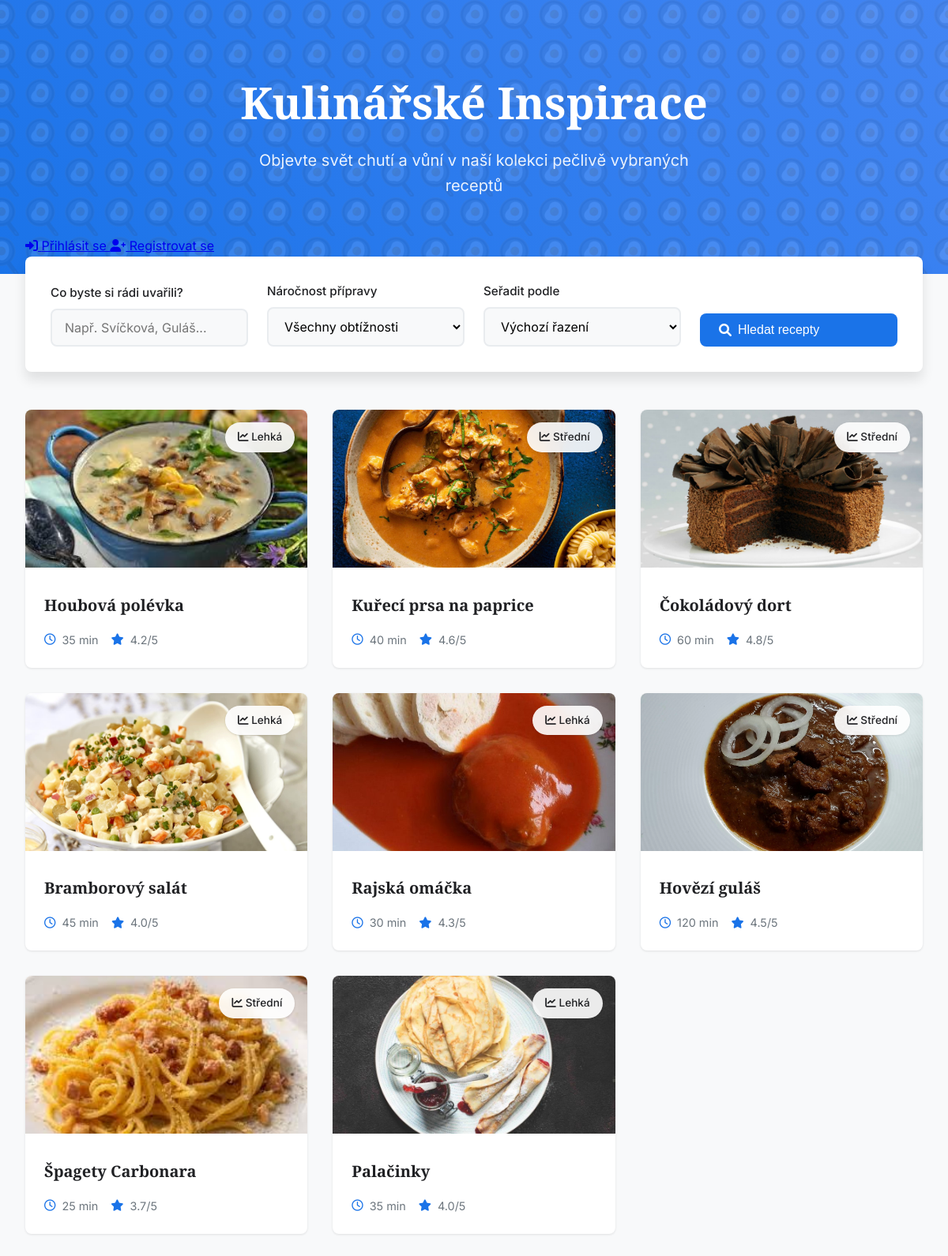
The app's page /, older data.
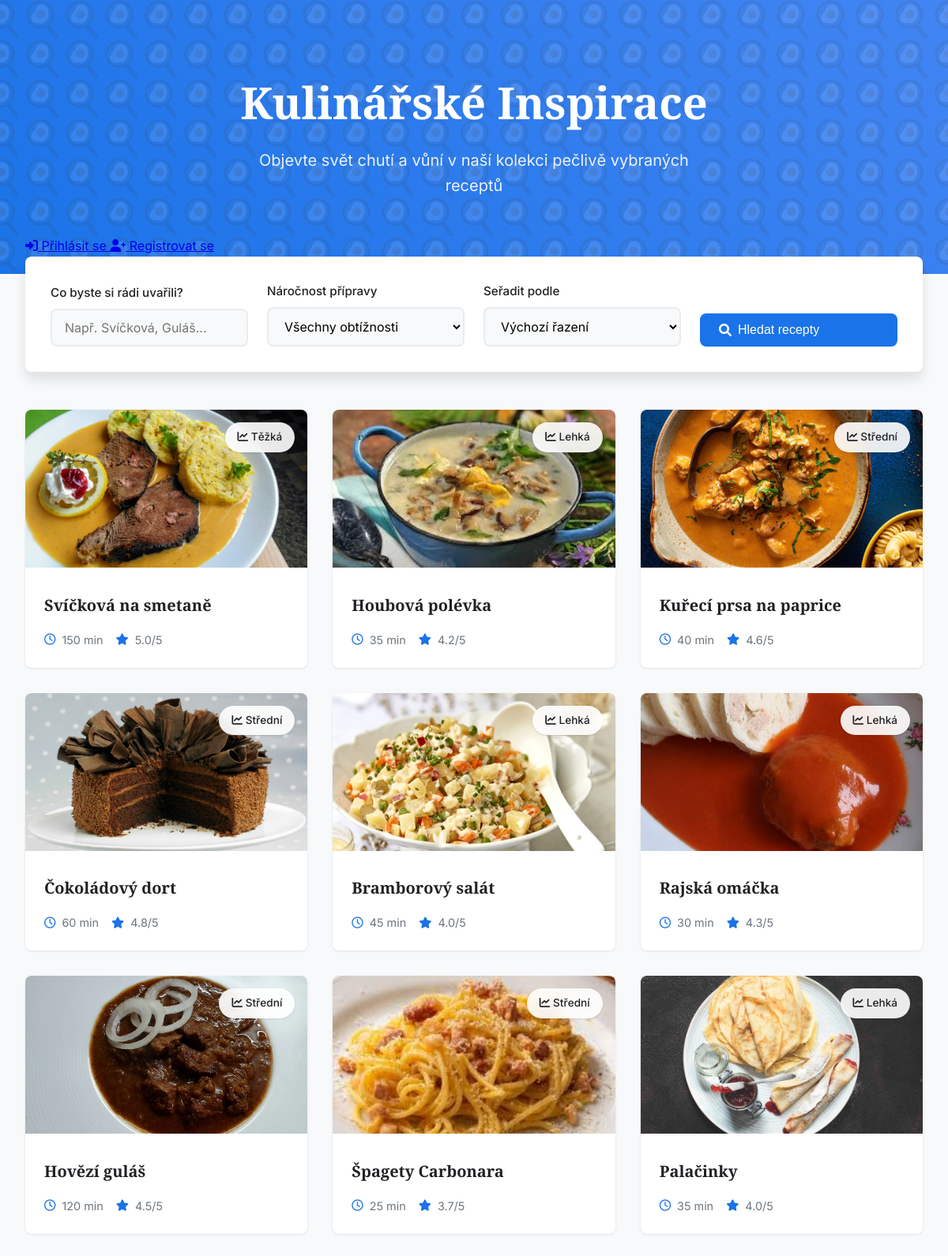
The same page, newer data.
### recepty/models.py (models this page shows, shortened)
class Recept(models.Model):
    KATEGORIE_VOLBY = [
        ('hlavni', 'Hlavní jídlo'),
        ('dezert', 'Dezert'),
        ('polevka', 'Polévka'),
        ('predkrm', 'Předkrm'),
        ('napoj', 'Nápoj'),
    ]
    OBTIZNOST_VOLBY = [
        ('lehka', 'Lehká'),
        ('stredni', 'Střední'),
        ('tezka', 'Těžká'),
    ]
    nazev = models.CharField(max_length=200)
    postup = models.TextField()
    kategorie = models.CharField(max_length=20, choices=KATEGORIE_VOLBY)
    obtiznost = models.CharField(max_length=20, choices=OBTIZNOST_VOLBY)
    hodnoceni = models.FloatField(
        help_text="Hodnocení od 0 do 5",
        default=0
    )
    doba_pripravy = models.PositiveIntegerField(help_text="Doba v minutách")
    obrazek = models.ImageField(upload_to='recepty/', blank=True, null=True)
    autor = models.ForeignKey(User, on_delete=models.CASCADE, related_name='recepty', null=True, blank=True)
    vytvoreno = models.DateTimeField(auto_now_add=True)
    upraveno = models.DateTimeField(auto_now=True)
    class Meta:
        verbose_name = 'Recept'
        verbose_name_plural = 'Recepty'
        ordering = ['-vytvoreno']  # Řazení od nejnovějších
        indexes = [
            models.Index(fields=['nazev']),
            models.Index(fields=['kategorie']),
            models.Index(fields=['hodnoceni']),
            models.Index(fields=['vytvoreno']),
        ]

### recepty/views.py (the view)
# urls.py: path('', views.index, name='index'),
def index(request):
    recepty = Recept.objects.all()
    obtiznost = request.GET.get('obtiznost')
    if obtiznost:
        recepty = recepty.filter(obtiznost=obtiznost)
    q = request.GET.get('q')
    if q:
        recepty = recepty.filter(nazev__icontains=q)
    razeni = request.GET.get('razeni')
    if razeni == 'hodnoceni':
        recepty = recepty.order_by('-hodnoceni')
    elif razeni == 'obtiznost':
        recepty = recepty.order_by('obtiznost')
    return render(request, 'recepty/index.html', {'recepty': recepty})

### recepty/templates/recepty/index.html (shortened to what this page needs)
<!DOCTYPE html>
<html lang="cs">
<head>
    <link rel="stylesheet" href="https://cdnjs.cloudflare.com/ajax/libs/font-awesome/6.0.0/css/all.min.css">
</head>
<body>
    <div class="hero">
        <div class="hero-content">
            <h1>Kulinářské Inspirace</h1>
            <p class="subtitle">Objevte svět chutí a vůní v naší kolekci pečlivě vybraných receptů</p>
        </div>
    </div>
    <div class="content">
        <div class="header-actions">
            <div class="auth-buttons">
                {% if user.is_authenticated %}
                    <span class="welcome-text">Vítejte, {{ user.username }}!</span>
                    <form method="post" action="{% url 'recepty:logout' %}" style="display: inline;">
                        {% csrf_token %}
                        <button type="submit" class="btn btn-outline">
                            <i class="fas fa-sign-out-alt"></i>
                            Odhlásit se
                        </button>
                    </form>
                {% else %}
                    <a href="{% url 'recepty:login' %}" class="btn btn-outline">
                        <i class="fas fa-sign-in-alt"></i>
                        Přihlásit se
                    </a>
                    <a href="{% url 'recepty:register' %}" class="btn btn-primary">
                        <i class="fas fa-user-plus"></i>
                        Registrovat se
                    </a>
                {% endif %}
            </div>
        </div>
        <section class="search-section">
            <form method="get">
                <div class="form-group">
                    <label class="form-label" for="search">Co byste si rádi uvařili?</label>
                    <input type="text" id="search" name="q" placeholder="Např. Svíčková, Guláš..." value="{{ request.GET.q }}">
                </div>
                <div class="form-group">
                    <label class="form-label" for="difficulty">Náročnost přípravy</label>
                    <select id="difficulty" name="obtiznost">
                        <option value="">Všechny obtížnosti</option>
                    </select>
                </div>
                <div class="form-group">
                    <label class="form-label" for="sort">Seřadit podle</label>
                    <select id="sort" name="razeni">
                        <option value="">Výchozí řazení</option>
                    </select>
                </div>
                <button type="submit">
                    <i class="fas fa-search"></i>
                    Hledat recepty
                </button>
            </form>
        </section>
        <ul class="recipes-grid">
            {% for recept in recepty %}
            <li class="recipe-card">
                {% if recept.obrazek %}
                    <img class="recipe-image" src="{{ recept.obrazek.url }}" alt="{{ recept.nazev }}">
                {% else %}
                    <div class="recipe-placeholder">
                        <i class="fas fa-utensils fa-3x" style="color: var(--gray-300);"></i>
                    </div>
                {% endif %}
                <div class="difficulty-badge">
                    <i class="fas fa-chart-line"></i>
                    {{ recept.get_obtiznost_display }}
                </div>
                <div class="recipe-content">
                    <a href="{% url 'recepty:detail' recept.pk %}" class="recipe-title">{{ recept.nazev }}</a>
                    <div class="recipe-meta">
                        <span class="meta-item">
                            <i class="far fa-clock"></i>
                            {{ recept.doba_pripravy }} min
                        </span>
                        <span class="meta-item">
                            <i class="fas fa-star"></i>
                            {{ recept.hodnoceni }}/5
                        </span>
                    </div>
                </div>
            </li>
            {% empty %}
            <li class="empty-state">
                <i class="fas fa-search"></i>
                <p>Bohužel jsme nenašli žádné recepty odpovídající vašemu hledání. Zkuste upravit filtry nebo hledat jiný recept.</p>
            </li>
            {% endfor %}
        </ul>
    </div>
</body>
</html>

### recepty/templates/recepty/index.html (style rules this page uses)
:root { --primary-color: #1a73e8; --secondary-color: #4285f4; --accent-color: #fbbc04; --text-color: #202124; --bg-color: #ffffff; --gray-100: #f8f9fa; --gray-200: #e9ecef; --gray-300: #dee2e6; --gray-600: #6c757d; --border-radius: 8px; --shadow-sm: 0 1px 3px rgba(0,0,0,0.1); --shadow-md: 0 4px 6px rgba(0,0,0,0.1); --shadow-lg: 0 10px 15px rgba(0,0,0,0.1); }
* { margin: 0; padding: 0; box-sizing: border-box; }
body { font-family: 'Inter', sans-serif; background: var(--gray-100); color: var(--text-color); line-height: 1.6; }
.hero { position: relative; background: linear-gradient(45deg, var(--primary-color), var(--secondary-color)); color: white; padding: 6rem 2rem; text-align: center; overflow: hidden; }
.hero::before { content: ''; position: absolute; top: 0; left: 0; right: 0; bottom: 0; opacity: 0.1; animation: slide 20s linear infinite; }
.hero-content { position: relative; z-index: 1; max-width: 800px; margin: 0 auto; }
h1 { font-family: 'Merriweather', serif; font-size: 3.5rem; font-weight: 700; margin-bottom: 1.5rem; line-height: 1.2; }
.subtitle { font-size: 1.25rem; opacity: 0.9; max-width: 600px; margin: 0 auto; }
.content { max-width: 1200px; margin: -3rem auto 4rem; padding: 0 2rem; position: relative; z-index: 1; }
.search-section { background: white; padding: 2rem; border-radius: var(--border-radius); box-shadow: var(--shadow-lg); margin-bottom: 3rem; }
form { display: grid; grid-template-columns: repeat(auto-fit, minmax(200px, 1fr)); gap: 1.5rem; align-items: end; }
.form-group { display: flex; flex-direction: column; gap: 0.5rem; }
.form-label { font-weight: 500; color: var(--text-color); font-size: 0.95rem; }
input[type="text"], select { width: 100%; padding: 0.75rem 1rem; border: 2px solid var(--gray-200); border-radius: var(--border-radius); font-size: 1rem; font-family: inherit; background: var(--gray-100); transition: all 0.3s ease; }
button { background: var(--primary-color); color: white; border: none; padding: 0.75rem 1.5rem; border-radius: var(--border-radius); font-weight: 500; font-size: 1rem; cursor: pointer; transition: all 0.3s ease; display: inline-flex; align-items: center; gap: 0.5rem; }
.recipes-grid { display: grid; grid-template-columns: repeat(auto-fill, minmax(300px, 1fr)); gap: 2rem; list-style: none; }
.recipe-card { background: white; border-radius: var(--border-radius); overflow: hidden; box-shadow: var(--shadow-sm); transition: all 0.3s ease; position: relative; }
.recipe-image { width: 100%; height: 200px; object-fit: cover; }
.recipe-content { padding: 1.5rem; }
.recipe-title { font-family: 'Merriweather', serif; font-size: 1.25rem; font-weight: 700; color: var(--text-color); text-decoration: none; margin-bottom: 1rem; display: block; transition: color 0.3s ease; }
.recipe-meta { display: flex; flex-wrap: wrap; gap: 1rem; font-size: 0.9rem; color: var(--gray-600); }
.meta-item { display: flex; align-items: center; gap: 0.5rem; }
.meta-item i { color: var(--primary-color); }
.difficulty-badge { position: absolute; top: 1rem; right: 1rem; padding: 0.5rem 1rem; border-radius: 50px; font-size: 0.85rem; font-weight: 500; background: rgba(255, 255, 255, 0.9); backdrop-filter: blur(10px); box-shadow: var(--shadow-sm); }

Row changes from the older to the newer data that the page shows:
added Recept: obrazek (picture), obtiznost "Těžká", nazev "Svíčková na smetaně", doba_pripravy "150", hodnoceni "5.0"
